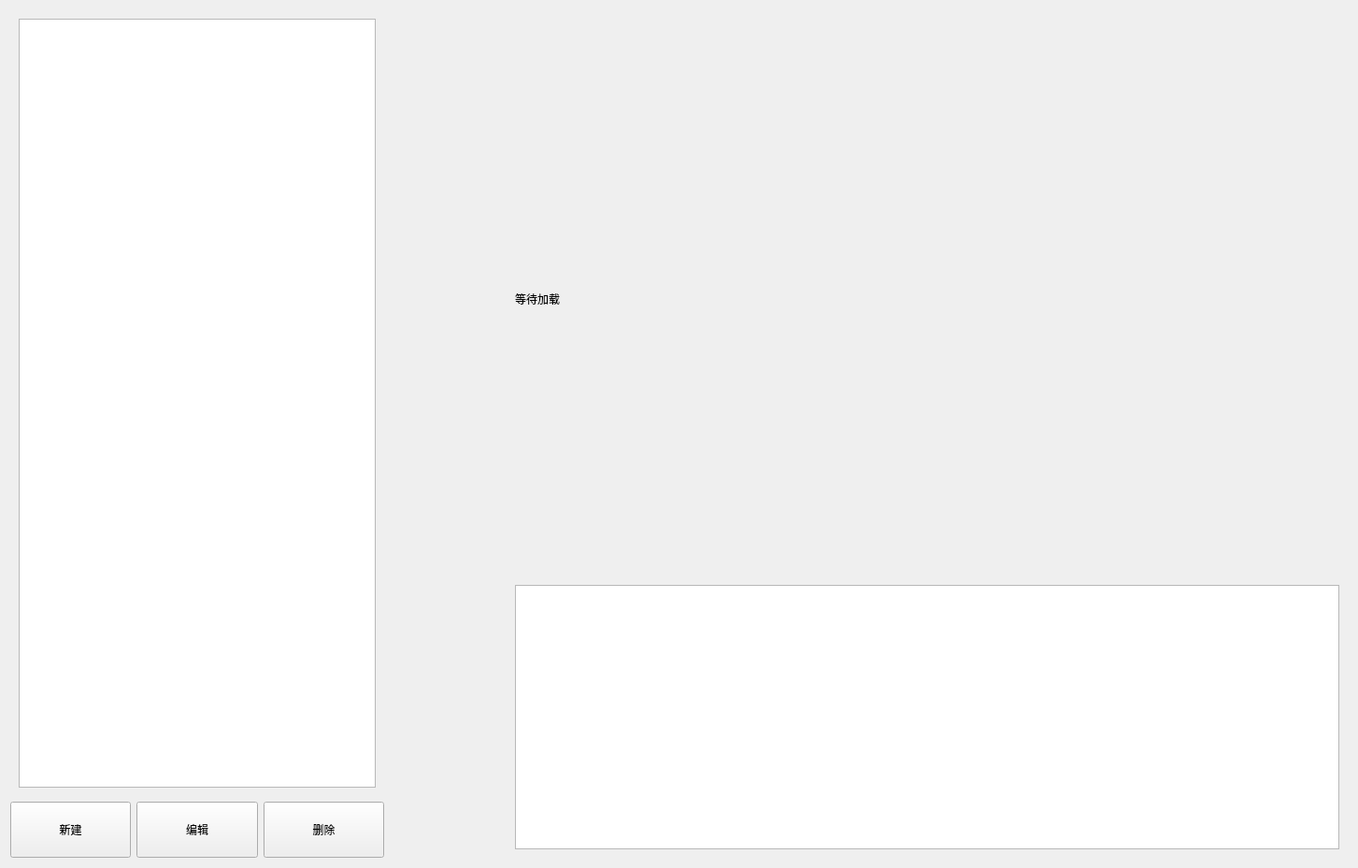
<?xml version="1.0" encoding="UTF-8"?>
<ui version="4.0">
 <class>WQbWindow</class>
 <widget class="QWidget" name="WQbWindow">
  <property name="geometry">
   <rect>
    <x>0</x>
    <y>0</y>
    <width>1453</width>
    <height>929</height>
   </rect>
  </property>
  <property name="minimumSize">
   <size>
    <width>0</width>
    <height>0</height>
   </size>
  </property>
  <property name="windowTitle">
   <string>WQbWindow</string>
  </property>
  <layout class="QGridLayout" name="gridLayout_3">
   <item row="0" column="0">
    <layout class="QHBoxLayout" name="horizontalLayout">
     <item>
      <layout class="QVBoxLayout" name="verticalLayout">
       <item>
        <widget class="QWidget" name="widget" native="true">
         <property name="minimumSize">
          <size>
           <width>400</width>
           <height>800</height>
          </size>
         </property>
         <layout class="QGridLayout" name="gridLayout_2">
          <item row="0" column="0">
           <widget class="QListWidget" name="listWidget">
            <property name="font">
             <font>
              <pointsize>20</pointsize>
             </font>
            </property>
           </widget>
          </item>
         </layout>
        </widget>
       </item>
       <item>
        <layout class="QHBoxLayout" name="horizontalLayout_2">
         <item>
          <widget class="QPushButton" name="pushButton">
           <property name="minimumSize">
            <size>
             <width>100</width>
             <height>60</height>
            </size>
           </property>
           <property name="text">
            <string>新建</string>
           </property>
          </widget>
         </item>
         <item>
          <widget class="QPushButton" name="pushButton_2">
           <property name="minimumSize">
            <size>
             <width>100</width>
             <height>60</height>
            </size>
           </property>
           <property name="text">
            <string>编辑</string>
           </property>
          </widget>
         </item>
         <item>
          <widget class="QPushButton" name="pushButton_3">
           <property name="minimumSize">
            <size>
             <width>100</width>
             <height>60</height>
            </size>
           </property>
           <property name="text">
            <string>删除</string>
           </property>
          </widget>
         </item>
        </layout>
       </item>
      </layout>
     </item>
     <item>
      <spacer name="horizontalSpacer_2">
       <property name="orientation">
        <enum>Qt::Orientation::Horizontal</enum>
       </property>
       <property name="sizeHint" stdset="0">
        <size>
         <width>40</width>
         <height>20</height>
        </size>
       </property>
      </spacer>
     </item>
     <item>
      <widget class="QWidget" name="widget_2" native="true">
       <property name="minimumSize">
        <size>
         <width>900</width>
         <height>0</height>
        </size>
       </property>
       <layout class="QGridLayout" name="gridLayout">
        <item row="0" column="0">
         <widget class="QLabel" name="WQ">
          <property name="minimumSize">
           <size>
            <width>0</width>
            <height>600</height>
           </size>
          </property>
          <property name="text">
           <string>等待加载</string>
          </property>
         </widget>
        </item>
        <item row="1" column="0">
         <widget class="QTextEdit" name="description"/>
        </item>
       </layout>
      </widget>
     </item>
    </layout>
   </item>
  </layout>
 </widget>
 <resources/>
 <connections>
  <connection>
   <sender>pushButton</sender>
   <signal>clicked()</signal>
   <receiver>WQbWindow</receiver>
   <slot>addItemBC()</slot>
   <hints>
    <hint type="sourcelabel">
     <x>92</x>
     <y>888</y>
    </hint>
    <hint type="destinationlabel">
     <x>104</x>
     <y>928</y>
    </hint>
   </hints>
  </connection>
  <connection>
   <sender>listWidget</sender>
   <signal>itemClicked(QListWidgetItem*)</signal>
   <receiver>WQbWindow</receiver>
   <slot>itemC()</slot>
   <hints>
    <hint type="sourcelabel">
     <x>243</x>
     <y>235</y>
    </hint>
    <hint type="destinationlabel">
     <x>371</x>
     <y>0</y>
    </hint>
   </hints>
  </connection>
  <connection>
   <sender>pushButton_3</sender>
   <signal>clicked()</signal>
   <receiver>WQbWindow</receiver>
   <slot>deleteBC()</slot>
   <hints>
    <hint type="sourcelabel">
     <x>332</x>
     <y>885</y>
    </hint>
    <hint type="destinationlabel">
     <x>355</x>
     <y>928</y>
    </hint>
   </hints>
  </connection>
  <connection>
   <sender>pushButton_2</sender>
   <signal>clicked()</signal>
   <receiver>WQbWindow</receiver>
   <slot>editBC()</slot>
   <hints>
    <hint type="sourcelabel">
     <x>216</x>
     <y>880</y>
    </hint>
    <hint type="destinationlabel">
     <x>221</x>
     <y>985</y>
    </hint>
   </hints>
  </connection>
 </connections>
 <slots>
  <slot>addItemBC()</slot>
  <slot>itemC()</slot>
  <slot>deleteBC()</slot>
  <slot>editBC()</slot>
 </slots>
</ui>
